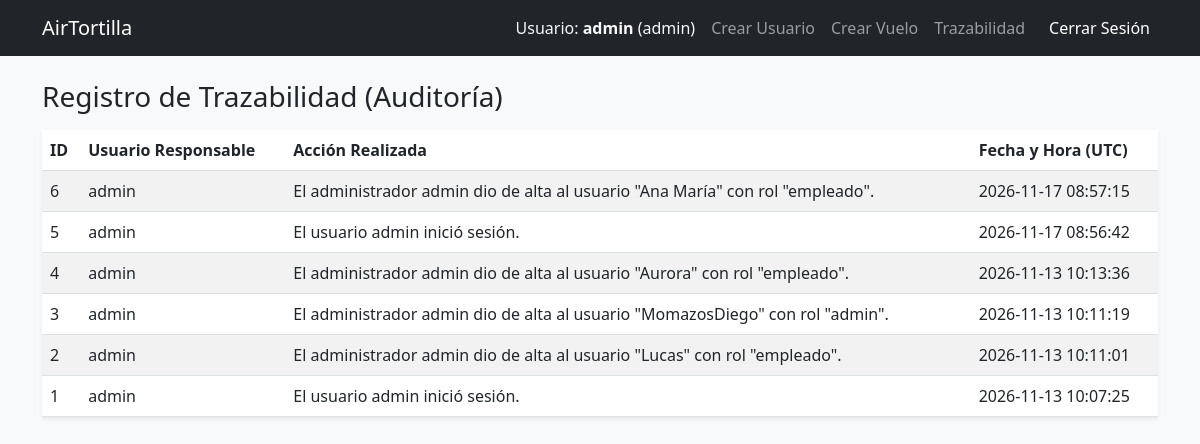
The page /admin/audit_logs (signed in) on the database as committed earlier.
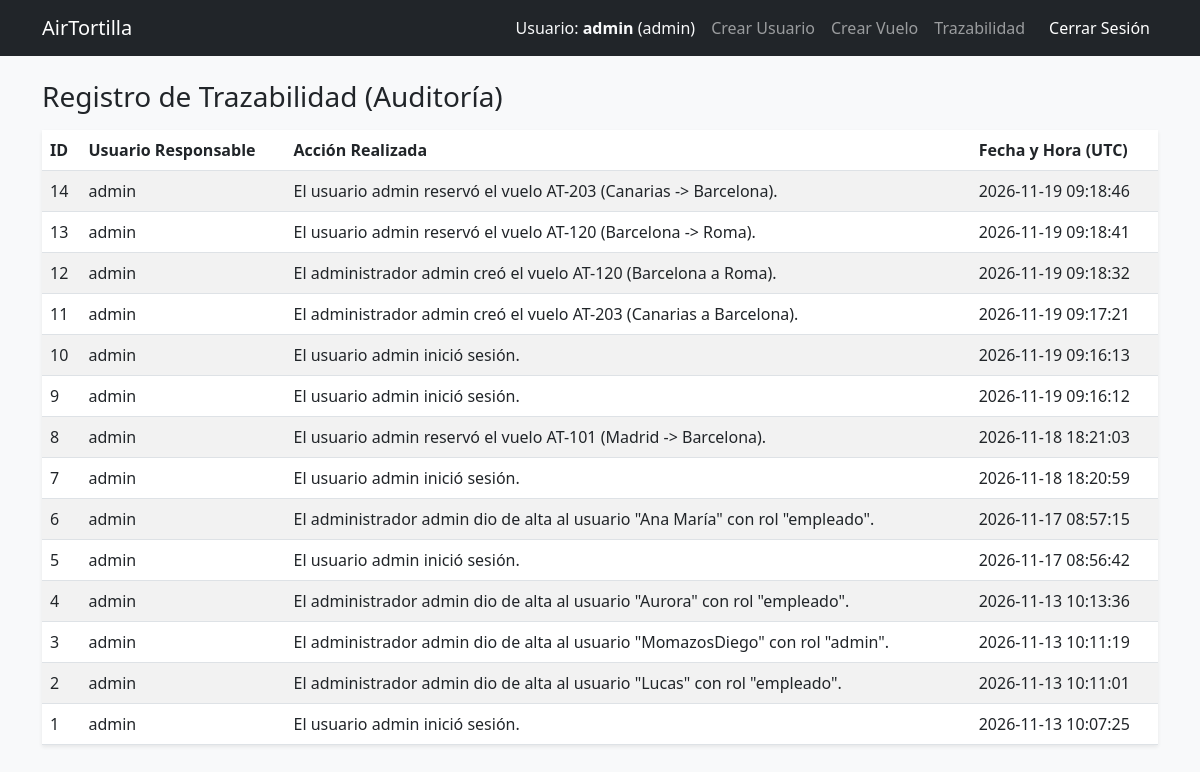
The same page on the database as committed later.
### app.py (models this page shows)
class AuditLog(db.Model):
  id = db.Column(db.Integer, primary_key=True)
  user_id = db.Column(db.Integer, db.ForeignKey('user.id'), nullable=False)
  action = db.Column(db.String(255), nullable=False)
  timestamp = db.Column(db.DateTime, default=datetime.utcnow)
  user = db.relationship('User', backref=db.backref('audit_logs', lazy=True))

class User(UserMixin, db.Model):
  id = db.Column(db.Integer, primary_key=True)
  username = db.Column(db.String(150), unique=True, nullable=False)
  password = db.Column(db.String(255), nullable=False)
  role = db.Column(
      db.String(50), nullable=False, default='empleado'
  )  # 'admin' o 'empleado'

### app.py (the view)
@app.route('/admin/audit_logs')
@login_required
def view_audit_logs():
  if current_user.role != 'admin':
    flash('Acceso denegado.', 'danger')
    return redirect(url_for('index'))
  logs = AuditLog.query.order_by(AuditLog.timestamp.desc()).all()
  return render_template('audit_logs.html', logs=logs)

### app.py (called while the page is built)
@login_manager.user_loader
def load_user(user_id):
  return User.query.get(int(user_id))

### templates/audit_logs.html
{% extends "base.html" %}
{% block content %}
<h3>Registro de Trazabilidad (Auditoría)</h3>
<table class="table table-striped mt-3 bg-white shadow-sm">
    <thead>
        <tr>
            <th>ID</th>
            <th>Usuario Responsable</th>
            <th>Acción Realizada</th>
            <th>Fecha y Hora (UTC)</th>
        </tr>
    </thead>
    <tbody>
        {% for log in logs %}
        <tr>
            <td>{{ log.id }}</td>
            <td>{{ log.user.username }}</td>
            <td>{{ log.action }}</td>
            <td>{{ log.timestamp.strftime('%Y-%m-%d %H:%M:%S') }}</td>
        </tr>
        {% endfor %}
    </tbody>
</table>
{% endblock %}

Rows that differ between the two databases and show on the page:
added AuditLog: id "14", user.username "admin", action "El usuario admin reservó el vuelo AT-203 (Canarias -> Barcelona).", timestamp "2026-11-19 09:18:46"
added AuditLog: id "13", user.username "admin", action "El usuario admin reservó el vuelo AT-120 (Barcelona -> Roma).", timestamp "2026-11-19 09:18:41"
added AuditLog: id "12", user.username "admin", action "El administrador admin creó el vuelo AT-120 (Barcelona a Roma).", timestamp "2026-11-19 09:18:32"
added AuditLog: id "11", user.username "admin", action "El administrador admin creó el vuelo AT-203 (Canarias a Barcelona).", timestamp "2026-11-19 09:17:21"
added AuditLog: id "10", user.username "admin", action "El usuario admin inició sesión.", timestamp "2026-11-19 09:16:13"
added AuditLog: id "9", user.username "admin", action "El usuario admin inició sesión.", timestamp "2026-11-19 09:16:12"
added AuditLog: id "8", user.username "admin", action "El usuario admin reservó el vuelo AT-101 (Madrid -> Barcelona).", timestamp "2026-11-18 18:21:03"
added AuditLog: id "7", user.username "admin", action "El usuario admin inició sesión.", timestamp "2026-11-18 18:20:59"
